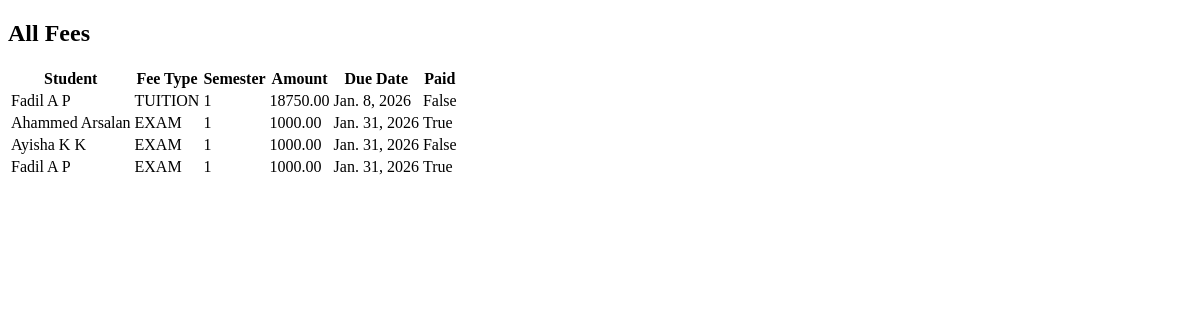
/fees/list/, run on an earlier commit of the app's database.
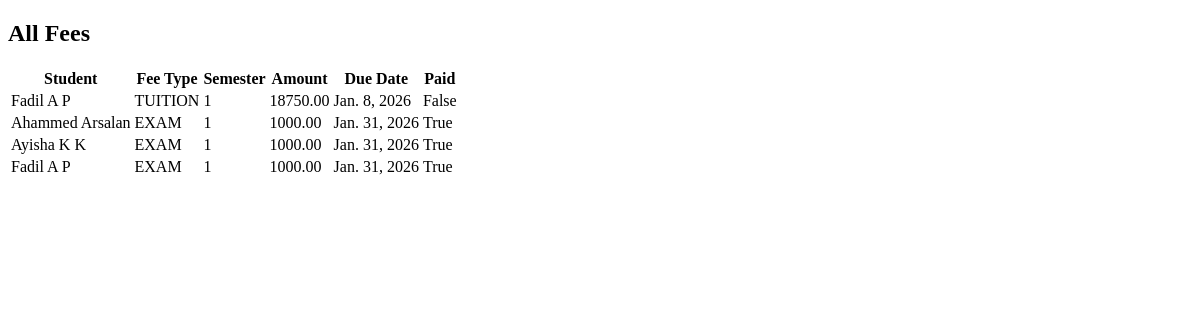
And on a later commit of the database.
### fees/models.py (models this page shows, shortened)
class Fee(models.Model):
    student = models.ForeignKey(Student, on_delete=models.CASCADE)
    fee_type = models.CharField(max_length=50)
    semester = models.PositiveIntegerField(null=True, blank=True)
    amount = models.DecimalField(max_digits=8, decimal_places=2)
    due_date = models.DateField()
    is_paid = models.BooleanField(default=False)
    paypal_order_id = models.CharField(max_length=255, blank=True, null=True)
    paid_on = models.DateTimeField(null=True, blank=True)  # ✅ ADD THIS
    created_at = models.DateTimeField(auto_now_add=True)

### students/models.py (models this page shows, shortened)
class Student(models.Model):
    COURSE_CHOICES = (
        ('BCA', 'BCA'),
        ('BSC_CS', 'BSc Computer Science'),
        ('BSC_IT', 'BSc Information Technology'),
        ('BCOM', 'BCom'),
        ('BA', 'BA'),
    )
    user = models.OneToOneField(
        User,
        on_delete=models.CASCADE,
        related_name='student_profile',blank=True,null=True
    )
    course = models.CharField(max_length=20, choices=COURSE_CHOICES)
    SEMESTER_CHOICES = [
    (1, '1st Semester'),
    (2, '2nd Semester'),
    (3, '3rd Semester'),
    (4, '4th Semester'),
    (5, '5th Semester'),
    (6, '6th Semester'),
    ]
    semester = models.PositiveIntegerField(
        choices=SEMESTER_CHOICES,
        default=1
    )
    parent = models.OneToOneField(
        User,
        on_delete=models.CASCADE,
        related_name='parent_student',
        null=True,
        blank=True
    )
    first_name = models.CharField(max_length=50,blank=True)   # Student first name
    last_name = models.CharField(max_length=50,blank=True)    # Student last name
    father_name = models.CharField(max_length=100,blank=True)
    mother_name = models.CharField(max_length=100,blank=True)
    register_number = models.CharField(
        max_length=20,
        unique=True,blank=True
    )
    date_of_birth = models.DateField()
    profile_photo = models.ImageField(
        upload_to='student_profiles/',
        blank=True,
        null=True
    )
    parent_email = models.EmailField(blank=True, null=True)
    otp = models.CharField(max_length=6, blank=True, null=True)  # store OTP
    otp_created_at = models.DateTimeField(blank=True, null=True)  # store OTP timestamp

### fees/views.py (the view)
# urls.py: path('list/', views.fee_list, name='fee_list'),
def fee_list(request):
    from .models import Fee
    fees = Fee.objects.all()
    return render(request, 'fees/fee_list.html', {'fees': fees})

### templates/fees/fee_list.html
{% extends "base.html" %}
{% block content %}
<h2>All Fees</h2>
<table>
    <tr>
        <th>Student</th>
        <th>Fee Type</th>
        <th>Semester</th>
        <th>Amount</th>
        <th>Due Date</th>
        <th>Paid</th>
    </tr>
    {% for fee in fees %}
    <tr>
        <td>{{ fee.student.first_name }} {{ fee.student.last_name }}</td>
        <td>{{ fee.fee_type }}</td>
        <td>{{ fee.semester }}</td>
        <td>{{ fee.amount }}</td>
        <td>{{ fee.due_date }}</td>
        <td>{{ fee.is_paid }}</td>
    </tr>
    {% endfor %}
</table>
{% endblock %}

What changed in the data, as far as the page shows it:
changed Fee "Ayisha": is_paid "False" → "True"
